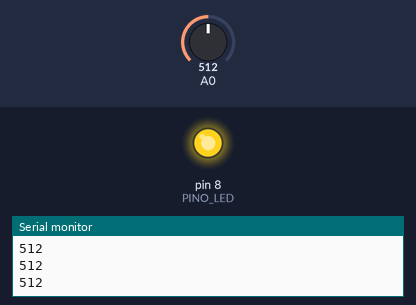
Bench run of a sketch on a simulated Arduino Uno, built with avr-gcc and run on an emulated ATmega328P. Parts: output pins drawn as LEDs (lit = HIGH), the last lines printed to the serial monitor. Inputs (shaded band) come from the test bench; at power-on: A0 = 512.

Above: at 1.2 s.
1.3 s: A0 set to 494
At 2.5 s:
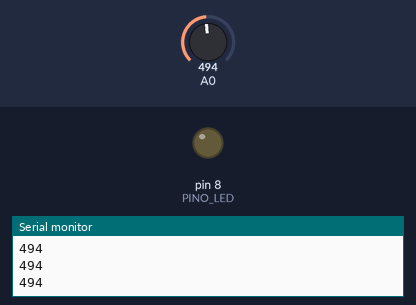
2.8 s: A0 set to 510
At 3.8 s:
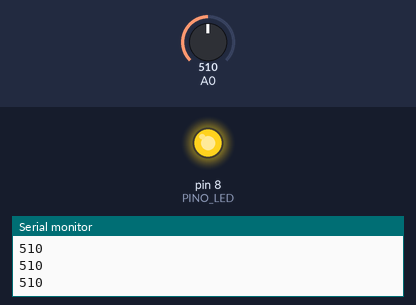
4.3 s: A0 set to 490
At 5.2 s:
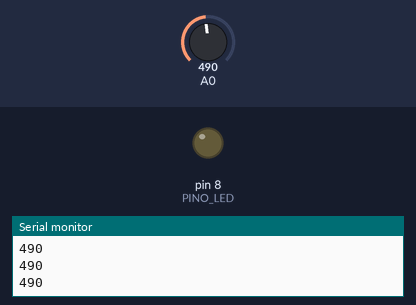
Timing chart, 0 to 7.3 s (numbered marks = the images above; inputs shaded):
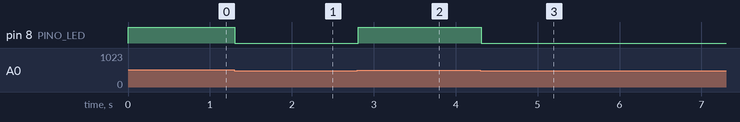

Measured:
- the behaviour switches between 501 and 500 on A0 (found by bisection; images 0 and 1)
- after the input at 1.3 s, pin 8 (PINO_LED): HIGH → LOW at once
- after the input at 2.8 s, pin 8 (PINO_LED): LOW → HIGH at once
- after the input at 4.3 s, pin 8 (PINO_LED): HIGH → LOW at once

The sketch:

aula06_nivel2.ino
```cpp
// Aula 6 – Nível 2: Luz automática com LDR
// Acende o LED quando o ambiente fica escuro (sensor de luz LDR no A0)
#include <Arduino.h>                      // funções do Arduino (pinMode, digitalWrite, delay...)
const int PINO_LED = 8;                   // pino do LED (com resistor de 220 ohms)
const int LIMIAR = 500;                   // ajuste olhando os valores no Monitor Serial

void setup() {                            // roda uma vez, quando a placa liga
  pinMode(PINO_LED, OUTPUT);              // PINO_LED como saída
  Serial.begin(9600);                     // abre o Monitor Serial a 9600 baud
}

void loop() {                             // repete para sempre
  int luz = analogRead(A0);               // no módulo do Wokwi: mais luz = valor menor
  Serial.println(luz);                    // envia luz ao Monitor Serial e quebra a linha
  if (luz > LIMIAR) {                     // escuro
    digitalWrite(PINO_LED, HIGH);         // acende/liga PINO_LED
  } else {                                // claro
    digitalWrite(PINO_LED, LOW);          // apaga/desliga PINO_LED
  }
  delay(100);                             // espera 100 ms
}
```
